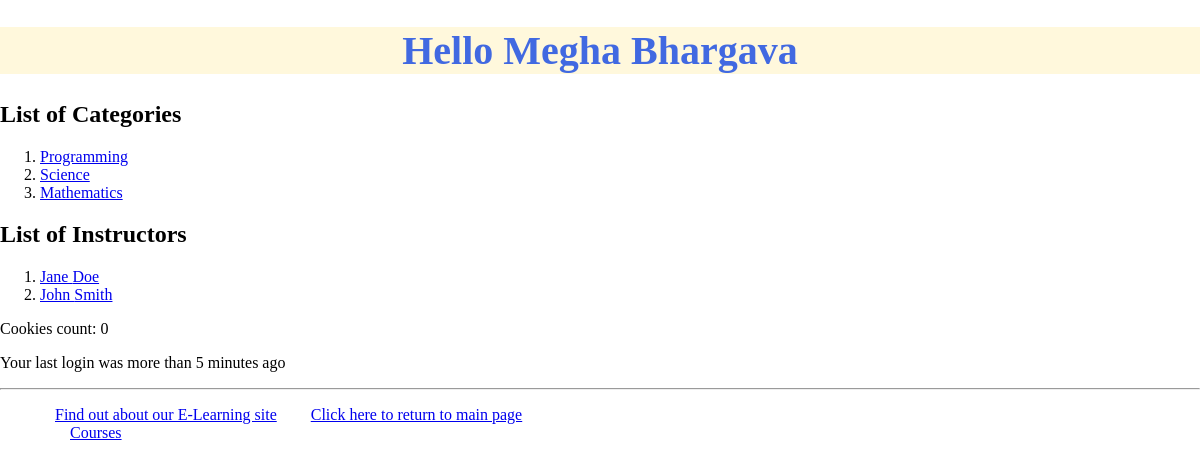
Screenshot of /myappF23/ with the database file from the repository.
### myappF23/models.py (models this page shows, shortened)
class Category(models.Model):
    name = models.CharField(max_length=100)

class Instructor(models.Model):
    first_name = models.CharField(max_length=100)
    last_name = models.CharField(max_length=100)
    bio = models.TextField()
    students= models.ManyToManyField(Student)

### myappF23/views.py (the view)
# urls.py: path(r'', views.index, name='index'),
def index(request):
    cookie=0
    if 'user_visits' in request.COOKIES:
        cookie = request.COOKIES.get('user_visits', 0)
        cookie = int(cookie) + 1
    last_login_info = request.session.get('last_login_info')
    if last_login_info:
        message = f'Your last login was at: {last_login_info}'
    else:
        message = 'Your last login was more than 5 minutes ago'
    category_list = Category.objects.all().order_by('id')[:10]
    instructor_list = Instructor.objects.all().order_by('id')[:10]
    response = render(request, 'myappF23/index.html', {'category_list': category_list,'instructor_list':instructor_list,'cookie_count':cookie,'message':message})
    response.set_cookie('user_visits', cookie, max_age=10)
    return response

### myappF23/templates/myappF23/index.html
{% extends 'myappF23/base.html' %}
{% block myhdg %}
Hello Megha Bhargava
{% endblock %}
{% block body_block %}
    {% if category_list %}
        <h2>List of Categories</h2>
        <ol>
            {% for category  in category_list %}
                <li> <a href="{% url 'myappF23:detail' category_no=category.pk %}"> {{ category.name}} </a> </li>
            {% endfor %}
        </ol>
    {% else %}
        <strong>There are no available categories!</strong>
    {% endif %}
        {% if instructor_list %}
        <h2>List of Instructors</h2>
        <ol>
            {% for instructor  in instructor_list %}
                <li> <a href="{% url 'myappF23:instructor_detail' instructor_id=instructor.pk %}"> {{ instructor.first_name}} {{instructor.last_name}} </a> </li>
            {% endfor %}
        </ol>
    {% else %}
        <strong>There are no available Instructors!</strong>
    {% endif %}
    <p>Cookies count: {{cookie_count}}</p>
    <p>{{message}}</p>
{% endblock %}

### myappF23/static/style.css (style rules this page uses)
body { margin: 0px; padding: 0px; }

### rows the page displays
Category: name "Programming"
Category: name "Science"
Category: name "Mathematics"
Instructor: first_name "Jane", last_name "Doe"
Instructor: first_name "John", last_name "Smith"

### other values shown
{{ cookie_count }} "0"
{{ message }} "Your last login was more than 5 minutes ago"
